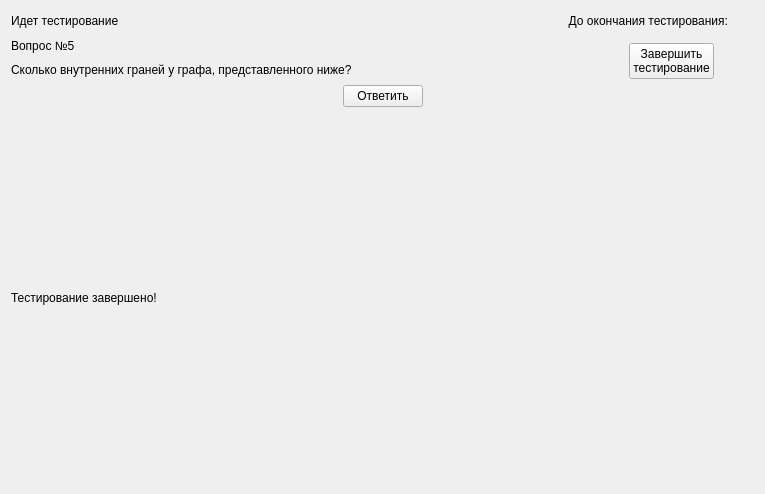
<?xml version="1.0" encoding="UTF-8"?>
<ui version="4.0">
 <class>TestPage</class>
 <widget class="QWidget" name="TestPage">
  <property name="geometry">
   <rect>
    <x>0</x>
    <y>0</y>
    <width>765</width>
    <height>494</height>
   </rect>
  </property>
  <property name="windowTitle">
   <string>Form</string>
  </property>
  <layout class="QVBoxLayout" name="verticalLayout">
   <item>
    <layout class="QHBoxLayout" name="hbox_top">
     <item>
      <widget class="QLabel" name="lbl_status">
       <property name="text">
        <string>Идет тестирование</string>
       </property>
      </widget>
     </item>
     <item>
      <widget class="QLabel" name="lbl_time">
       <property name="text">
        <string>До окончания тестирования:</string>
       </property>
       <property name="alignment">
        <set>Qt::AlignRight|Qt::AlignTrailing|Qt::AlignVCenter</set>
       </property>
      </widget>
     </item>
     <item>
      <widget class="QLabel" name="lbl_clock">
       <property name="sizePolicy">
        <sizepolicy hsizetype="Fixed" vsizetype="Fixed">
         <horstretch>0</horstretch>
         <verstretch>0</verstretch>
        </sizepolicy>
       </property>
       <property name="maximumSize">
        <size>
         <width>20</width>
         <height>20</height>
        </size>
       </property>
       <property name="text">
        <string/>
       </property>
       <property name="pixmap">
        <pixmap>resources/img/clock.png</pixmap>
       </property>
       <property name="scaledContents">
        <bool>true</bool>
       </property>
      </widget>
     </item>
    </layout>
   </item>
   <item>
    <layout class="QHBoxLayout" name="hbox_main">
     <item>
      <layout class="QVBoxLayout" name="vbox_task">
       <property name="sizeConstraint">
        <enum>QLayout::SetMinimumSize</enum>
       </property>
       <item>
        <widget class="QLabel" name="lbl_num_question">
         <property name="sizePolicy">
          <sizepolicy hsizetype="Expanding" vsizetype="Preferred">
           <horstretch>0</horstretch>
           <verstretch>0</verstretch>
          </sizepolicy>
         </property>
         <property name="text">
          <string>Вопрос №5</string>
         </property>
        </widget>
       </item>
       <item>
        <widget class="QLabel" name="lbl_question">
         <property name="sizePolicy">
          <sizepolicy hsizetype="Expanding" vsizetype="Preferred">
           <horstretch>0</horstretch>
           <verstretch>0</verstretch>
          </sizepolicy>
         </property>
         <property name="text">
          <string>Сколько внутренних граней у графа, представленного ниже?</string>
         </property>
        </widget>
       </item>
      </layout>
     </item>
     <item>
      <layout class="QVBoxLayout" name="vbox_movement">
       <property name="sizeConstraint">
        <enum>QLayout::SetFixedSize</enum>
       </property>
       <item>
        <layout class="QGridLayout" name="gridLayout" rowminimumheight="0" columnminimumwidth="0">
         <property name="sizeConstraint">
          <enum>QLayout::SetFixedSize</enum>
         </property>
         <property name="leftMargin">
          <number>3</number>
         </property>
         <property name="topMargin">
          <number>3</number>
         </property>
         <property name="rightMargin">
          <number>3</number>
         </property>
         <property name="bottomMargin">
          <number>3</number>
         </property>
         <property name="spacing">
          <number>0</number>
         </property>
        </layout>
       </item>
       <item>
        <layout class="QHBoxLayout" name="hbox_end_test">
         <property name="sizeConstraint">
          <enum>QLayout::SetFixedSize</enum>
         </property>
         <item>
          <spacer name="horizontalSpacer_3">
           <property name="orientation">
            <enum>Qt::Horizontal</enum>
           </property>
           <property name="sizeType">
            <enum>QSizePolicy::Maximum</enum>
           </property>
           <property name="sizeHint" stdset="0">
            <size>
             <width>40</width>
             <height>20</height>
            </size>
           </property>
          </spacer>
         </item>
         <item>
          <widget class="QPushButton" name="btn_end">
           <property name="sizePolicy">
            <sizepolicy hsizetype="Maximum" vsizetype="Fixed">
             <horstretch>0</horstretch>
             <verstretch>0</verstretch>
            </sizepolicy>
           </property>
           <property name="cursor">
            <cursorShape>PointingHandCursor</cursorShape>
           </property>
           <property name="text">
            <string>Завершить
тестирование</string>
           </property>
          </widget>
         </item>
         <item>
          <spacer name="horizontalSpacer_4">
           <property name="orientation">
            <enum>Qt::Horizontal</enum>
           </property>
           <property name="sizeType">
            <enum>QSizePolicy::Maximum</enum>
           </property>
           <property name="sizeHint" stdset="0">
            <size>
             <width>40</width>
             <height>20</height>
            </size>
           </property>
          </spacer>
         </item>
        </layout>
       </item>
      </layout>
     </item>
    </layout>
   </item>
   <item>
    <layout class="QHBoxLayout" name="hbox_btn_answer">
     <item>
      <spacer name="horizontalSpacer">
       <property name="orientation">
        <enum>Qt::Horizontal</enum>
       </property>
       <property name="sizeHint" stdset="0">
        <size>
         <width>40</width>
         <height>20</height>
        </size>
       </property>
      </spacer>
     </item>
     <item>
      <widget class="QPushButton" name="btn_answer">
       <property name="sizePolicy">
        <sizepolicy hsizetype="Maximum" vsizetype="Fixed">
         <horstretch>0</horstretch>
         <verstretch>0</verstretch>
        </sizepolicy>
       </property>
       <property name="cursor">
        <cursorShape>PointingHandCursor</cursorShape>
       </property>
       <property name="styleSheet">
        <string notr="true"/>
       </property>
       <property name="text">
        <string>Ответить</string>
       </property>
      </widget>
     </item>
     <item>
      <spacer name="horizontalSpacer_2">
       <property name="orientation">
        <enum>Qt::Horizontal</enum>
       </property>
       <property name="sizeHint" stdset="0">
        <size>
         <width>40</width>
         <height>20</height>
        </size>
       </property>
      </spacer>
     </item>
    </layout>
   </item>
   <item>
    <layout class="QVBoxLayout" name="vbox_results">
     <item>
      <widget class="QLabel" name="lbl_test_end">
       <property name="text">
        <string>Тестирование завершено!</string>
       </property>
      </widget>
     </item>
     <item>
      <layout class="QFormLayout" name="fbox_results"/>
     </item>
    </layout>
   </item>
  </layout>
 </widget>
 <resources/>
 <connections/>
</ui>
